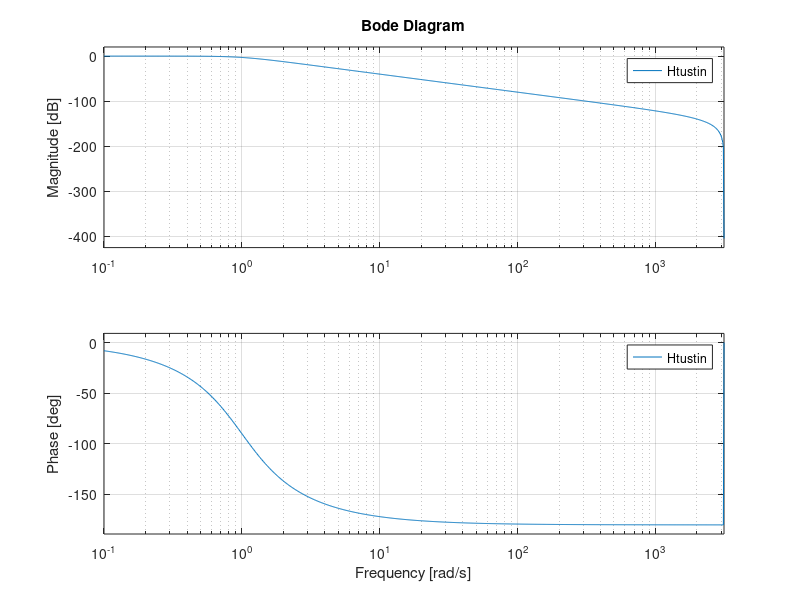
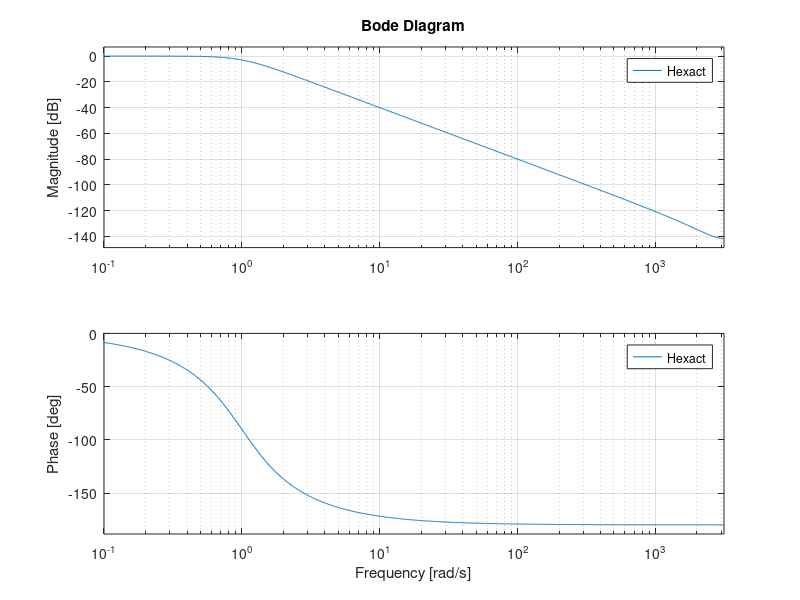

These figures' MATLAB source, in order:
H = tf([0 0 1], [1 sqrt(2) 1]);
H1 = tf([1 2 1],[1 -1.75 0.8672])
H2 = tf([1 2 -1],[1 -1.75 0.875])
H12diff = H1 - H2
Htustin = c2d(H, 0.001, 'tustin');
Hexact = c2d(H, 0.001, 'foh');

Hdiff = Hexact - Htustin;


figure(1)
bode(Htustin)

figure(2)
bode(Hexact)
